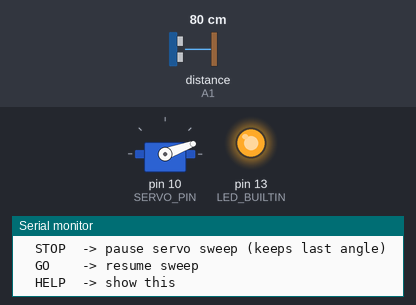
This sketch was run on a simulated Arduino Uno, built with avr-gcc and run on an emulated ATmega328P. Shown: servo, output pins drawn as LEDs (lit = HIGH), the last lines printed to the serial monitor. Wiring (inferred from the names in the program): ultrasonic range finder: trigger A0; echo A1. The inputs (shaded band) are chosen by the test bench; at power-on: distance to the obstacle (sensor on A1) 80 cm. The echo pulse lasts 58.3 µs per cm; pins used as bus, display or sensor lines are not drawn.

Above: at 0.35 s.
At 3.75 s:
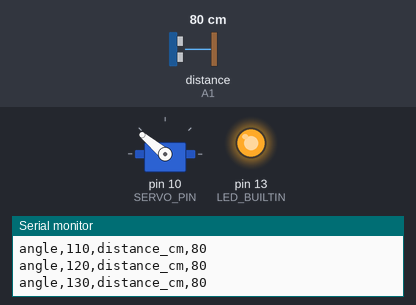
At 7.15 s:
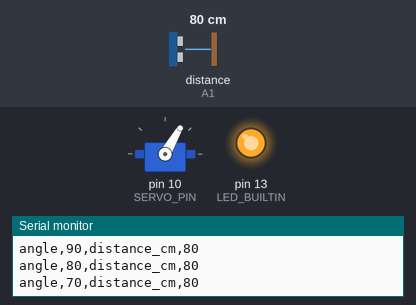
At 15.15 s:
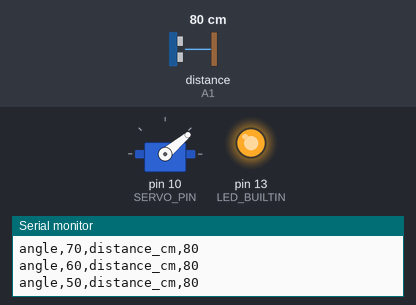
Timing chart, 0 to 17.4 s (numbered marks = the images above):
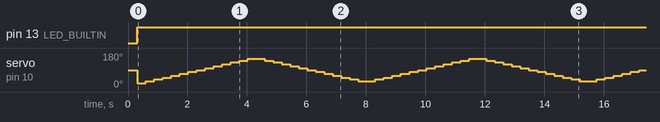

Measured:
- by itself, pin 13 (LED_BUILTIN): LOW → HIGH at 0.31 s

The sketch:

test_ultrasonic_and_servo.ino
```cpp
// UNO R4 WiFi + L293D shield test: SG90 + HC-SR04 + STOP/GO over Serial
#include <Arduino.h>
#include <Servo.h>
#include <algorithm>

Servo s;

// ---- Pin map (unchanged) ----
const uint8_t SERVO_PIN = 10;   // SER1 on the motor shield (upper header). Use 9 if you move to SER2/lower header.
const uint8_t TRIG_PIN  = A0;   // HC-SR04 TRIG
const uint8_t ECHO_PIN  = A1;   // HC-SR04 ECHO

// ---- Sweep config ----
int angle      = 20;    // start angle
int step_deg   = 10;    // step per measurement
const int MINA = 20;    // keep some slack so wires don’t twist
const int MAXA = 160;

bool running = true;    // STOP/GO state

// Utility: median of 3 (for noise-robust distance)
static inline unsigned long median3(unsigned long a, unsigned long b, unsigned long c) {
  if (a > b) std::swap(a, b);
  if (b > c) std::swap(b, c);
  if (a > b) std::swap(a, b);
  return b;
}

// Trigger HC-SR04 once; returns echo µs (0 if timeout)
unsigned long echoMicrosOnce() {
  digitalWrite(TRIG_PIN, LOW);   delayMicroseconds(2);
  digitalWrite(TRIG_PIN, HIGH);  delayMicroseconds(10);
  digitalWrite(TRIG_PIN, LOW);
  // 25,000 µs timeout ≈ ~4.3 m max
  return pulseIn(ECHO_PIN, HIGH, 25000UL);
}

// Read distance (cm), median of 3 pings. Returns -1 on timeout.
int readDistanceCm() {
  unsigned long a = echoMicrosOnce();
  delay(10);
  unsigned long b = echoMicrosOnce();
  delay(10);
  unsigned long c = echoMicrosOnce();

  unsigned long us = median3(a, b, c);
  if (us == 0) return -1;                // timeout
  // HC-SR04: distance_cm ≈ us / 58.0
  return (int)((us + 29) / 58);          // rounded
}

void printHelp() {
  Serial.println(F("Commands:"));
  Serial.println(F("  STOP  -> pause servo sweep (keeps last angle)"));
  Serial.println(F("  GO    -> resume sweep"));
  Serial.println(F("  HELP  -> show this"));
}

void setup() {
  pinMode(TRIG_PIN, OUTPUT);
  pinMode(ECHO_PIN, INPUT);
  pinMode(LED_BUILTIN, OUTPUT);

  Serial.begin(115200);
  while (!Serial) { /* UNO R4 USB enumerate */ }

  s.attach(SERVO_PIN);
  delay(300);

  Serial.println(F("\n[UNO R4 + L293D] Servo+Ultrasonic test ready."));
  Serial.println(F("Servo on D10 (SER1). HC-SR04 TRIG=A0, ECHO=A1."));
  printHelp();
}

void handleSerial() {
  if (!Serial.available()) return;
  String cmd = Serial.readStringUntil('\n');
  cmd.trim();
  cmd.toUpperCase();

  if (cmd == F("STOP")) {
    running = false;
    digitalWrite(LED_BUILTIN, LOW);
    Serial.println(F("[STATE] STOPPED."));
  } else if (cmd == F("GO")) {
    running = true;
    digitalWrite(LED_BUILTIN, HIGH);
    Serial.println(F("[STATE] RUNNING."));
  } else if (cmd == F("HELP")) {
    printHelp();
  }
}

void loop() {
  handleSerial();

  if (running) {
    s.write(angle);
    digitalWrite(LED_BUILTIN, HIGH);
    delay(250); // let the horn settle before measuring
  } else {
    digitalWrite(LED_BUILTIN, LOW);
    delay(100);
  }

  // Always read distance so you can observe the sensor even when paused
  int dcm = readDistanceCm();

  // Stream a tidy CSV-ish line you can log/plot later
  // Format: angle,<deg>,distance_cm,<d or -1>
  Serial.print(F("angle,"));
  Serial.print(angle);
  Serial.print(F(",distance_cm,"));
  Serial.println(dcm);

  if (running) {
    angle += step_deg;
    if (angle >= MAXA || angle <= MINA) {
      step_deg = -step_deg;           // bounce
      angle += step_deg;
    }
  }
}
```
